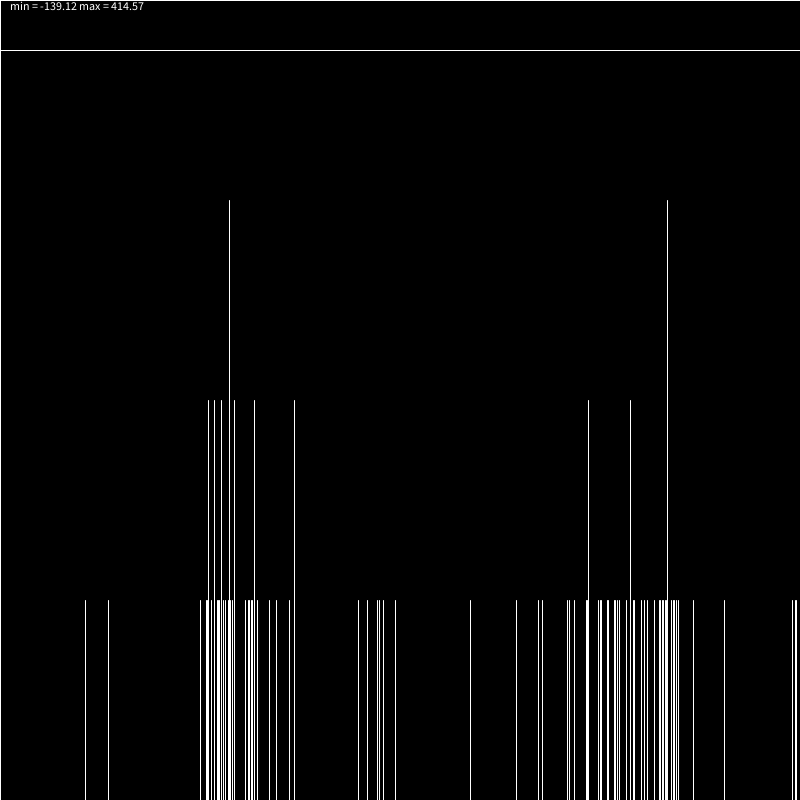
Frame 1 (no input)
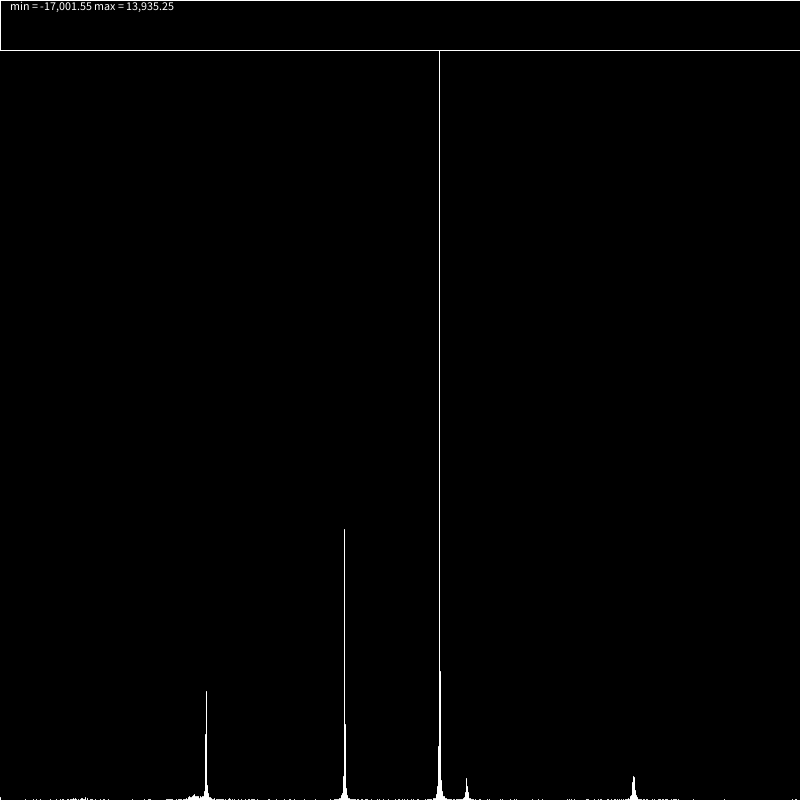
Frame 60 (the mouse pressed at the canvas centre just before this capture)
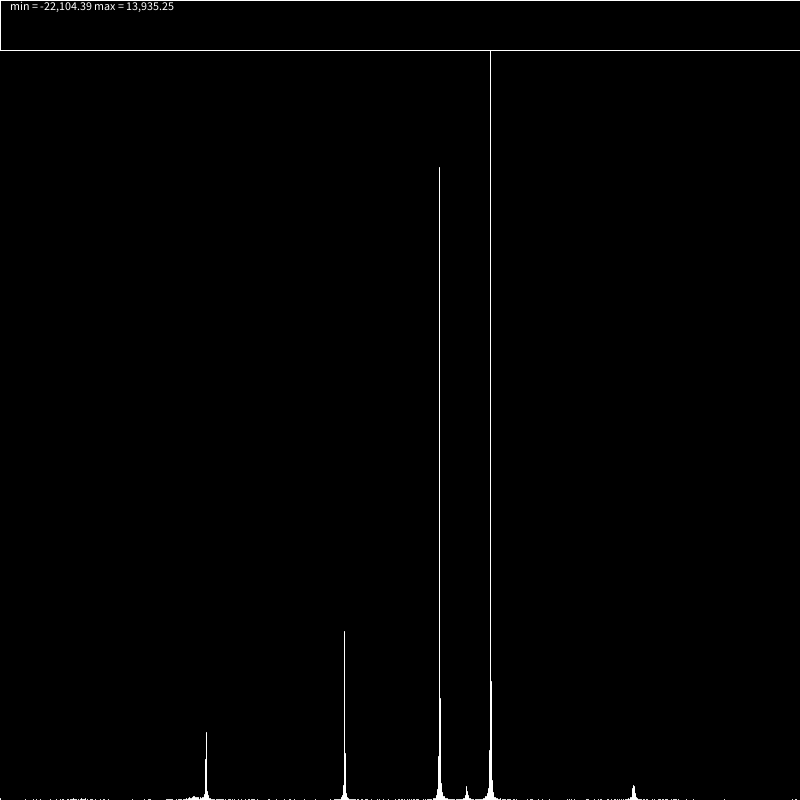
Frame 120 (the mouse held since frame 60 and released just before this capture)

The Processing sketch that drew these frames (run headless with seeded random() and noise(); from frame 60 on, the mouse is pressed at the canvas centre):

// Processing sketch: languidlanguidge
// ── languidlanguidge.pde
String[] consonants = {"b", "p", "k", "t", "m", "n", "j", "zh"};
String[] nasals = {"m", "n"};
String[] vowels = {"a", "e", "o"};
String[] dipthongs = {"ae", "oe"};



boolean chance(float n) {
  return random(1) < (n/ 100.0);
}

enum POSITION {
  FIRST, MIDDLE, LAST;
}

String getSyllable(POSITION pos) {
  String s = "";

  s = getConsonant();

  boolean d = chance(15);

  if (pos != POSITION.LAST && d) {
    s += getDipthong();
  } else {
    s += getVowel();
  }
  if (!d && pos != POSITION.LAST && chance(10)) {
    s += getNasal();
  }


  return s;
}
String getWord() {

  String word = "";
  int syllables = floor(random(1, 5));
  POSITION pos = POSITION.FIRST;
  for (int i = 0; i < syllables; i += 1) {
    if (i == 0) {
      pos = POSITION.FIRST;
    } else {
      pos = POSITION.MIDDLE;
    }

    if (i == syllables-1) { // catch for syllables = 1
      pos = POSITION.LAST;
    }
    String s = getSyllable(pos);

    if (!word.equals("")) {
      while (true) {
        String sf = str(s.charAt(0));
        String wl = str(word.charAt(word.length()-1));
        if (sf.equals(wl)) {
          s = getSyllable(pos);
        } else {
          break;
        }
      }
    }


    word += s;
  }

  return word;
}


String getConsonant() {
  return consonants[floor(random(consonants.length))];
}

String getVowel() {
  return vowels[floor(random(vowels.length))];
}

String getNasal() {
  return nasals[floor(random(nasals.length))];
}

String getDipthong() {
  return dipthongs[floor(random(dipthongs.length))];
}


void setup() {
  size(800, 800);
  int numC = consonants.length;
  int numN = nasals.length;
  int numV = vowels.length;
  int numD = dipthongs.length;
  int total = (numC * numD) + (numC * numV) + numV + ((numC + numN) * numC);
  println("total = " + total);
  //noLoop();
  //for (int i = 0; i < 50; i += 1) {
  //  println(getWord());
  //}
  //noLoop();
  background(0);
}
float rmin = Float.MAX_VALUE, rmax = Float.MIN_VALUE;
HashMap<Integer, Integer> points = new HashMap<Integer, Integer>();
void draw() {
  background(0);
  for (int i=0; i < 100; i += 1) {
      float r = randomBell(0,5);
    if (r > rmax) {
      rmax = r;
    } 
    
    if (r < rmin) {
      rmin = r;
    }
    int x = floor(map(r, rmin, rmax, 0, width));
    //print(nfc(r,2) + " "); 
    if (points.containsKey(x)) {
      points.put(x, points.get(x)+1);
    } else {
      points.put(x, 1);
    }
  }

  stroke(255);
  int max = 0;
  for (int x = 0; x < width; x += 1) {
    if (points.containsKey(x)) {
      if (points.get(x) > max) {
        max = points.get(x);
      }
    }
  }
  for (int x = 0; x < width; x += 1) {
    if (points.containsKey(x)) {
      line(x, height, x, map(points.get(x), 0, max, height, 0));
    }
  }
  
  fill(0);
  rect(0,0,width, 50);
  fill(255);
  text("min = " + nfc(rmin,2) + " max = " + nfc(rmax,2),10,10);
  
}


float sqrt_TWO_PI = sqrt(TWO_PI);
float one_over_sqrt_TWO_PI = 1.0 / sqrt_TWO_PI;


float random3(float x, float mu, float sig) {
  float f = 0;
  
  f = (1.0 / (sqrt(TWO_PI * sig))) * exp( - ( pow(x-mu,2) / (2 * sig)));
  
  return f;
}
float random2 (float x) {
  
  float f = 0;
  
  f = (one_over_sqrt_TWO_PI) * exp(-0.5 * (pow(x,2)));
  
  return f;
}
//static Random r = new Random();
float randomBell(float mu, float sig) {
  float u, v, x, y, q;
  do
  {
    u = random(1);
    v = 1.7156 * (random(1) - 0.5);
    x = u - 0.449871;
    y = abs(v) + 0.386595;
    q = sqrt(x) + y * (0.19600 * y - 0.25472 * x);
  } 
  while (q > 0.27597 && (q > 0.27846 || sqrt(v) > -4.0 * log(u) * sqrt(u)));
  return mu + sig * v / u;
}
